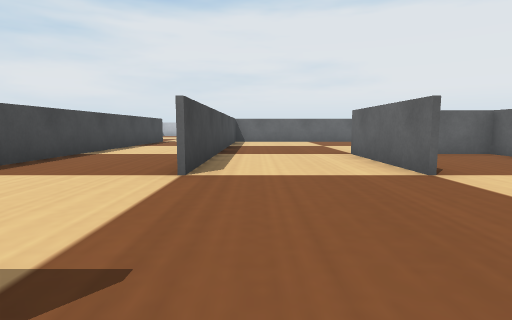
[1] (above)

24 first-person views from a walk through a Webots world. The camera is 0.03 m above the floor, tilts 6° down and sees 80° across. The floor is counted in squares, 0.05 m on a side. Each view is taken from the middle of a square. On the plan, view 1 faces up. The plan holds only what a view shows up to about 9 squares ahead; the rest is blank. The robots in the file are not drawn. Webots' stock objects and surfaces are drawn as simple stand-ins.

[2]
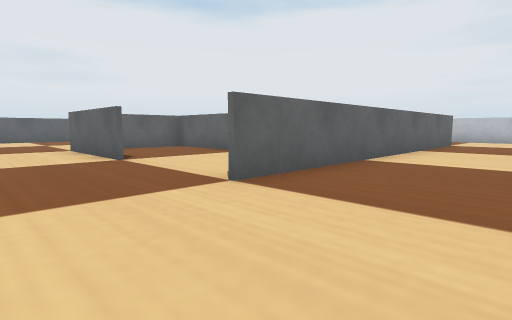

[3]
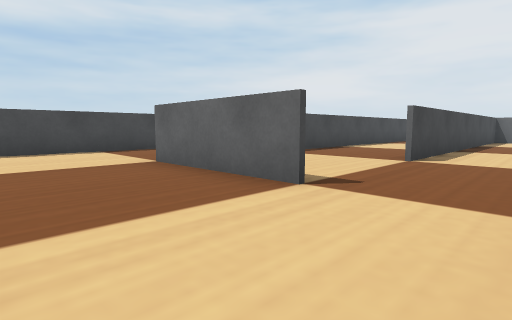

[4]
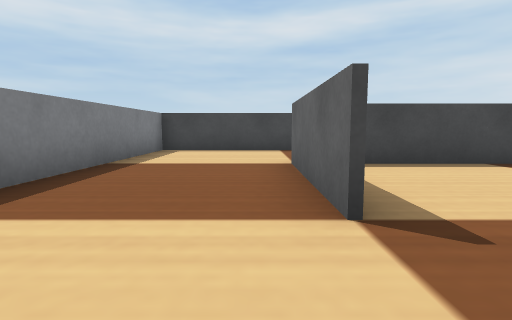

[5]
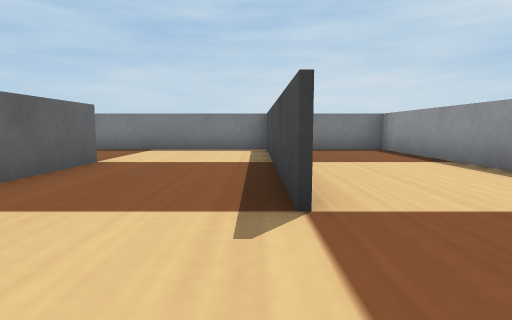

[6]
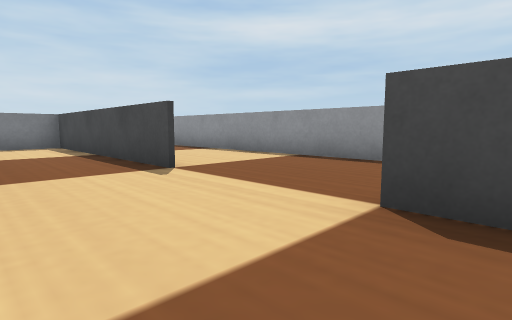

[7]
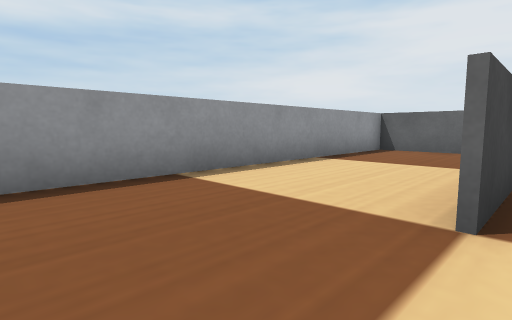

[8]
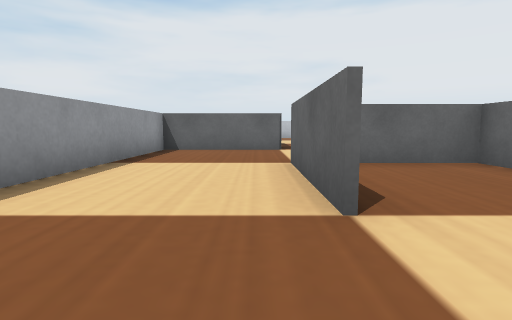

[9]
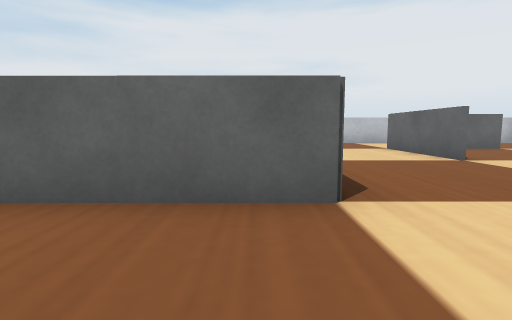

[10]
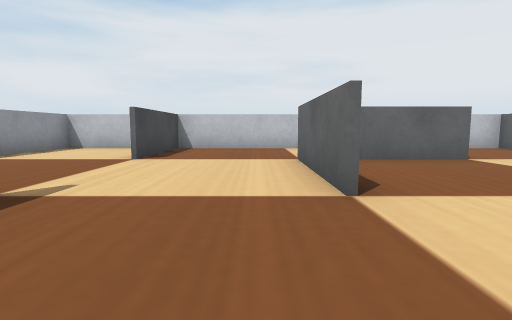

[11]
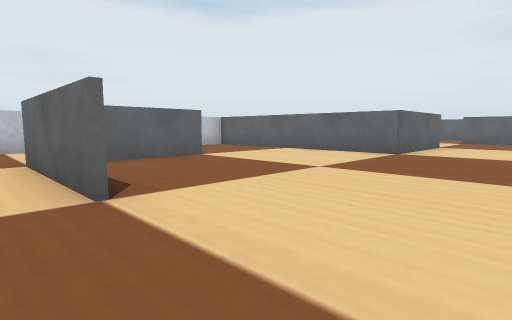

[12]
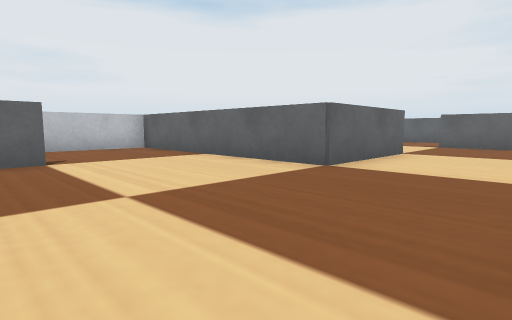

[13]
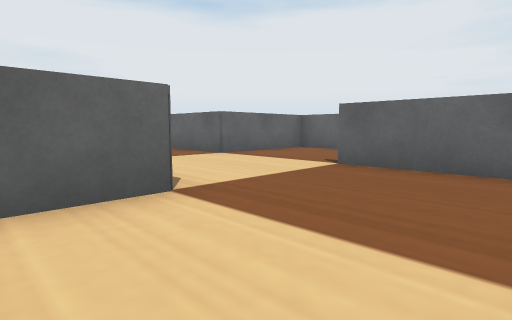

[14]
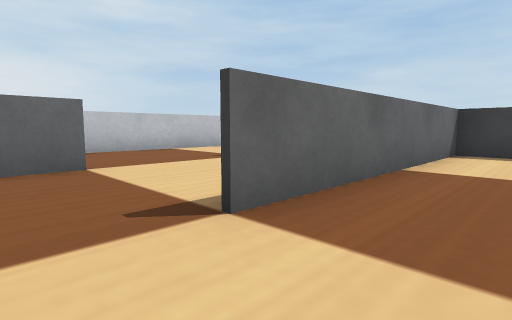

[15]
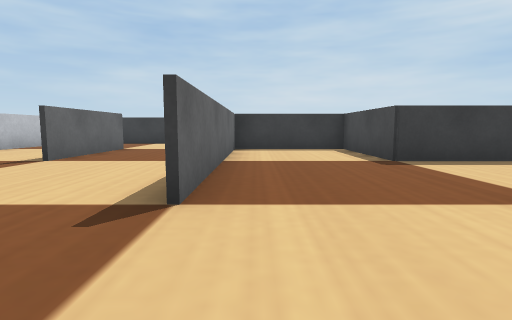

[16]
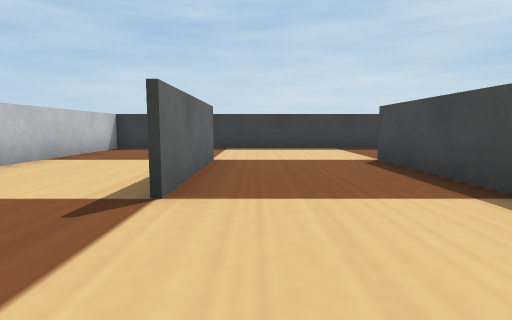

[17]
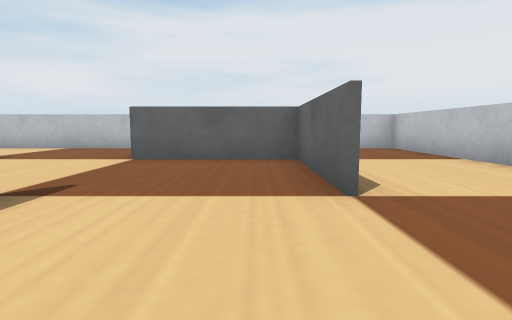

[18]
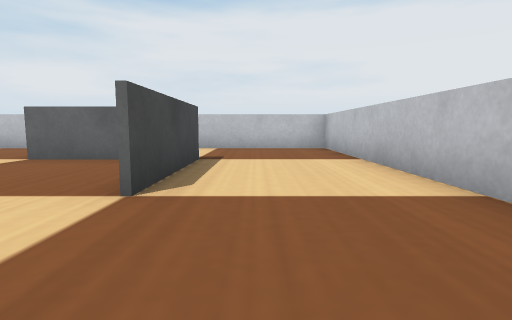

[19]
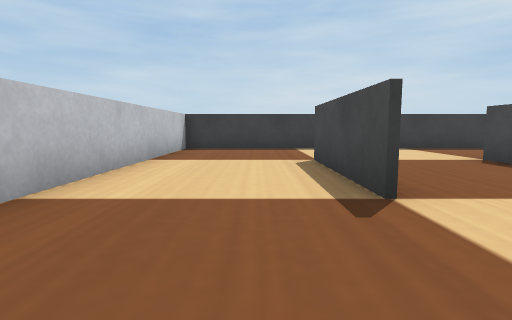

[20]
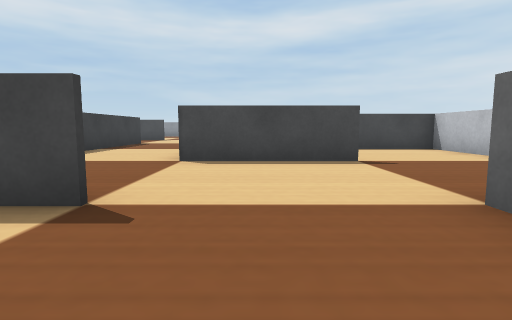

[21]
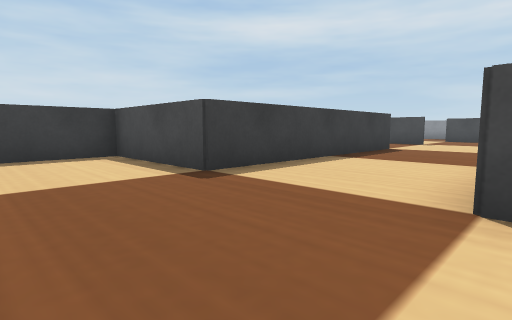

[22]
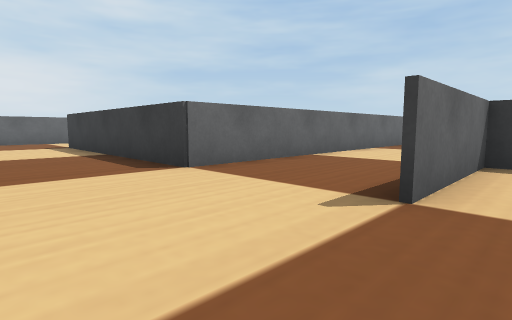

[23]
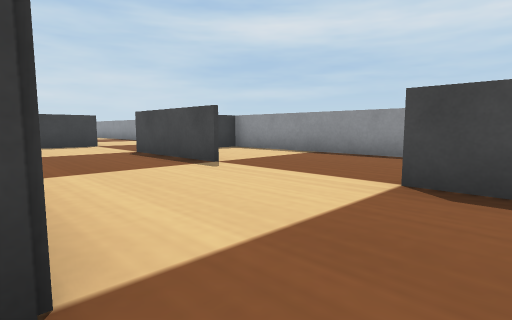

[24]
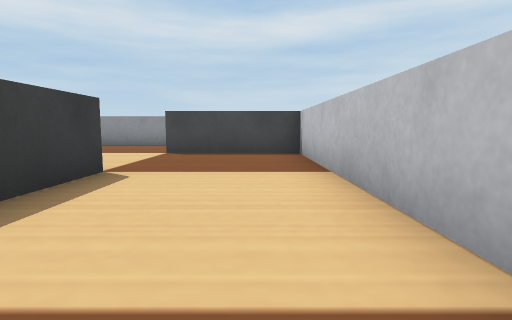

### Floor plan
Points are (right, up) in squares from view 1. A wall is a line through its corners. A room is listed if a view was taken in it or the views show most of it. See-through windows are left out.
Room 1 (views 1, 2, 3, 4, 5, 6, 7, 8, 9, 10, 11, 12, 13, 14, 15, 16, 17, 18, 19, 20, 21, 22, 23, 24)
walls: (-0.9, 9) (-0.9, 3.8); (-1, 7.1) (-1, 13.5) (5.5, 13.5) (5.5, 10.3) (8.6, 10.3) (8.6, 16.8); (6.2, 7.1) (15, 7.1) (15, 23.1) (11.2, 23.1); (-4.1, 10.2) (-6.3, 10.2); (-4.1, 9.1) (-4.1, 1.8); (2.2, 3.8) (2.2, 7.1); (-4.2, 9.5) (-4.2, 13.5); (5.4, 4.4) (5.4, 7) (3.5, 7); (8.7, 13.4) (8.7, 10.1); (-6.3, 10.3) (-4.1, 10.3); (-4.2, 16.6) (-4.2, 19.9) (-2.4, 19.9); (-7.3, 8.8) (-7.3, 7); (8.7, 16.8) (8.7, 16); (11.8, 10.3) (11.8, 13.5); (-0.9, 0.6) (-4.2, 0.6) (-4.2, 2.8); (-7.4, 7) (-7.4, 10.3); (-0.9, 19.8) (-3.1, 19.8); (5.5, 19.9) (5.5, 16.6) (2.2, 16.6) (2.2, 23.1); (11.9, 13.5) (11.9, 10.3); (-7.3, 3.9) (-7.3, -2.6); (-7.3, 16.8) (-7.3, 13.4) (-10.6, 13.4); (11.8, 16.6) (11.8, 19.8) (8.6, 19.8) (8.6, 22.1); (10.2, 0.6) (2.2, 0.6); (2.3, 23.1) (2.3, 20.9); (11.9, 19.9) (11.9, 16.6); (7.4, 23.1) (-10.5, 23.1) (-10.5, 20.5); (-10.5, 18.8) (-10.5, -2.5) (-2, -2.5); (-7.3, 23.1) (-7.3, 19.8)

Positions as (right, up) in squares from view 1, and headings:
1: (0, 0), facing up
2: (0, -2), facing up-right
3: (1, -2), facing up-left
4: (1, 0), facing left
5: (-7, 6), facing down
6: (-5, 8), facing down-left
7: (-7, 5), facing up-left
8: (-8, 5), facing up
9: (-8, 11), facing up
10: (-5, 14), facing up
11: (-5, 14), facing up-right
12: (-2, 14), facing up-right
13: (4, 14), facing up-right
14: (7, 18), facing down-right
15: (8, 19), facing down
16: (11, 16), facing down
17: (11, 14), facing up
18: (13, 14), facing up
19: (13, 16), facing down
20: (11, 18), facing left
21: (8, 17), facing down-left
22: (-5, 16), facing down-right
23: (-4, 21), facing down-left
24: (0, 22), facing left
